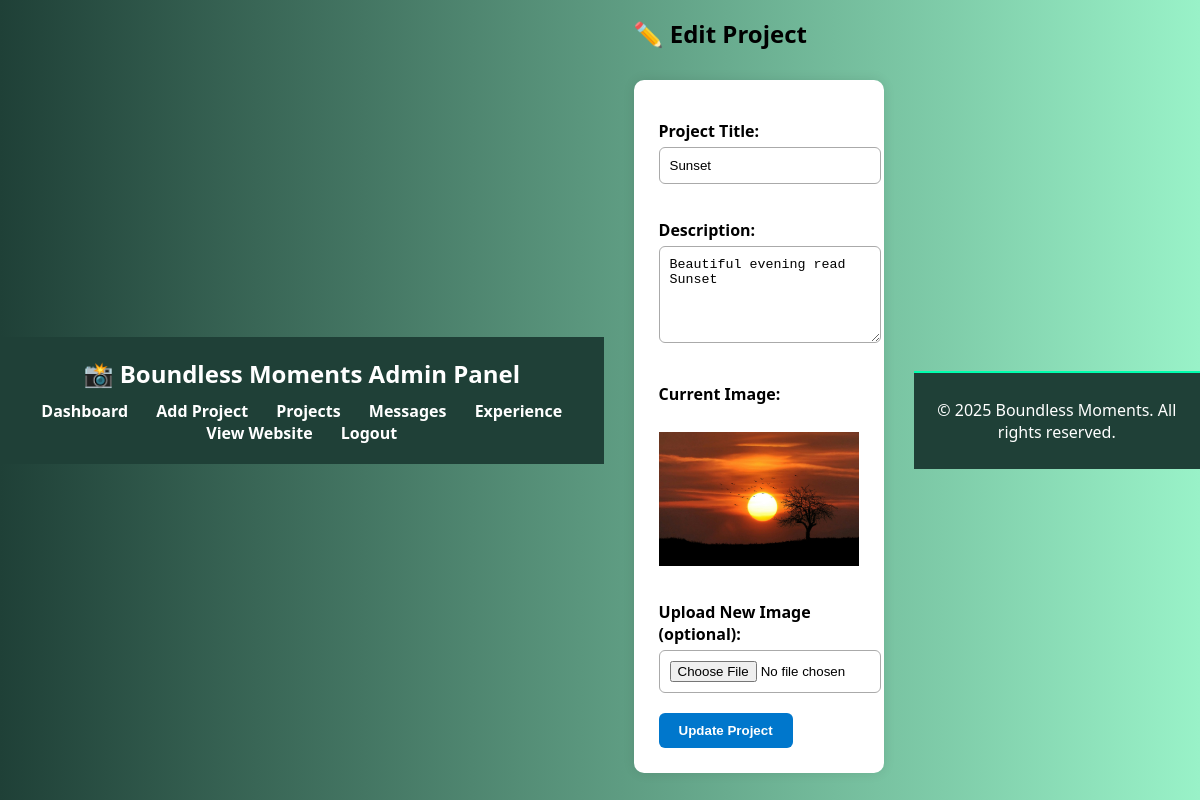
/admin/edit_project.php?id=5 (signed in), run on the app's committed database.
### tables this page shows
CREATE TABLE `portfolio_items` (
  `id` int(11) NOT NULL,
  `title` varchar(100) NOT NULL,
  `description` text NOT NULL,
  `image` varchar(255) NOT NULL,
  `created_at` timestamp NOT NULL DEFAULT current_timestamp()
);

### admin/edit_project.php (the view, shortened to what this page needs)
<?php
require_once '../includes/db.php';
include '../includes/admin_header.php';
$id = intval($_GET['id']);
$stmt = $conn->prepare("SELECT * FROM portfolio_items WHERE id = ?");
$stmt->bind_param("i", $id);
$stmt->execute();
$result = $stmt->get_result();
$project = $result->fetch_assoc();
?>
<h2>✏️ Edit Project</h2>
<div class="form-container">
    <form method="POST" action="" enctype="multipart/form-data">
        <label>Project Title:</label>
        <input type="text" name="title" value="<?php echo htmlspecialchars($project['title']); ?>" required>
        <label>Description:</label>
        <textarea name="description" rows="5" required><?php echo htmlspecialchars($project['description']); ?></textarea>
        <label>Current Image:</label><br>
        <img src="../uploads/<?php echo $project['image']; ?>" width="200" style="margin-bottom: 15px;"><br>
        <label>Upload New Image (optional):</label>
        <input type="file" name="image" accept="image/*"><br>
        <button type="submit">Update Project</button>
    </form>
</div>
<?php include '../includes/footer.php'; ?>

### admin/admin.css (style rules this page uses)
body { background: linear-gradient(to right, #1f4037, #99f2c8); font-family: 'Segoe UI', sans-serif; margin: 0; padding: 0; display: flex; align-items: center; justify-content: center; height: 100vh; }
.form-container { background: #fff; max-width: 600px; margin: 30px auto; padding: 25px; border-radius: 10px; box-shadow: 0 0 12px rgba(0,0,0,0.1); }
.form-container label { font-weight: bold; display: block; margin-top: 15px; margin-bottom: 5px; }
.form-container input[type="text"], .form-container textarea, .form-container input[type="file"] { width: 100%; padding: 10px; border: 1px solid #aaa; border-radius: 6px; margin-bottom: 20px; }
.form-container button { background-color: #0077cc; color: white; padding: 10px 20px; border: none; border-radius: 6px; cursor: pointer; font-weight: bold; transition: all 0.3s ease; }

### data on the page
portfolio_items: title "Sunset", description "Beautiful evening read Sunset", image (picture)
